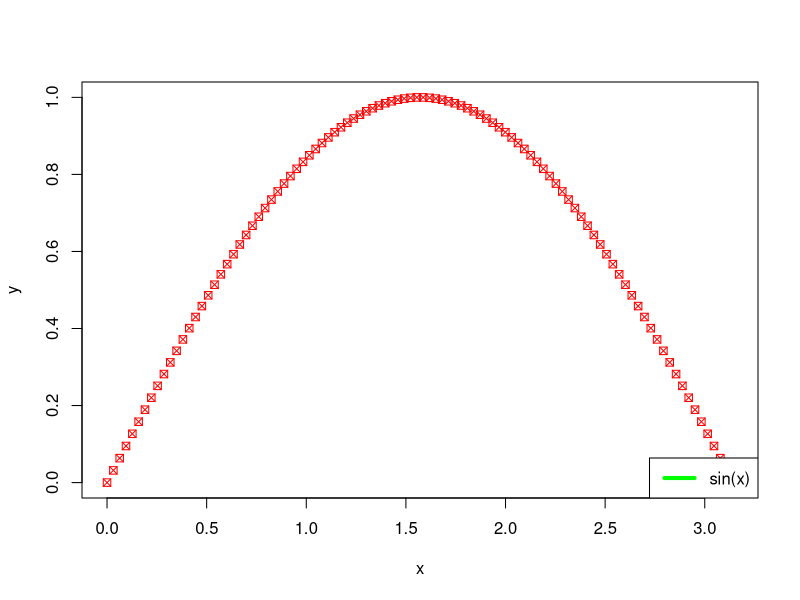

This figure's R source:
x<-seq(0,pi,length.out=100)
y<-sin(x)
plot(x,y,pch=7,bg="green",col="red")
legend("bottomright",legend="sin(x)",lwd=4,col="green")